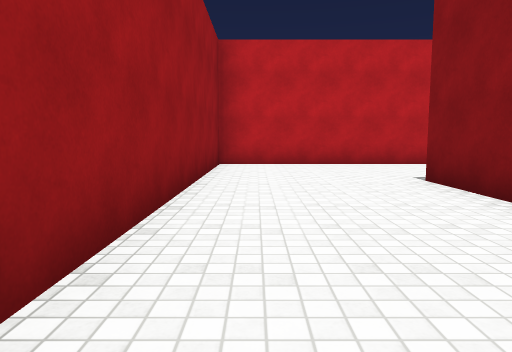
view 1 (above)

24 first-person views from a walk through a Unity game level. The camera is 1.2 m above the floor, tilts 6° down and sees 70° across. The floor is counted in squares, 2 m on a side. Each view is taken from the middle of a square. On the plan, view 1 faces up. The plan holds only what a view shows up to about 10 squares ahead; the rest is blank. The place goes on beyond the plan. The player is left out. Surface patterns are stand-ins for the level's own textures.

view 2
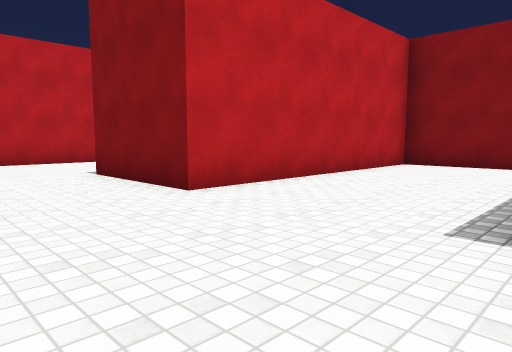

view 3
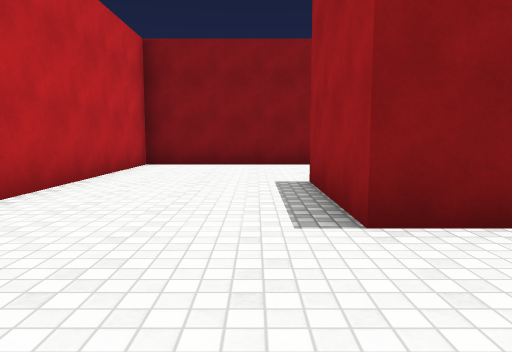

view 4
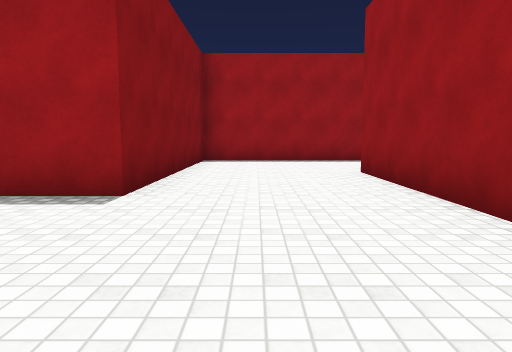

view 5
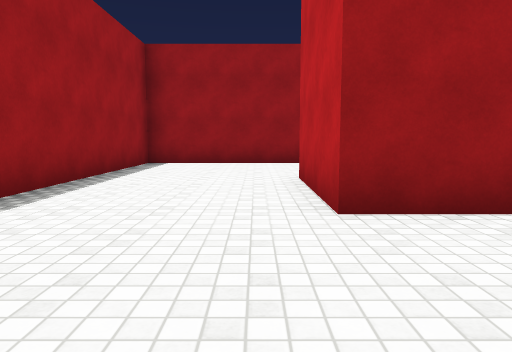

view 6
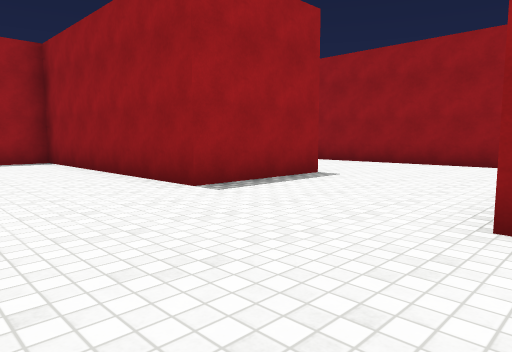

view 7
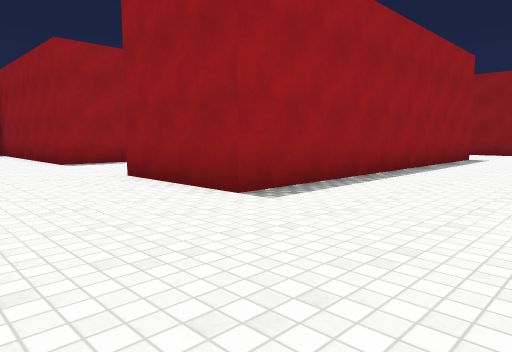

view 8
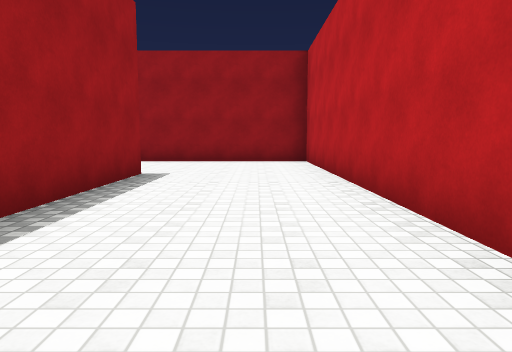

view 9
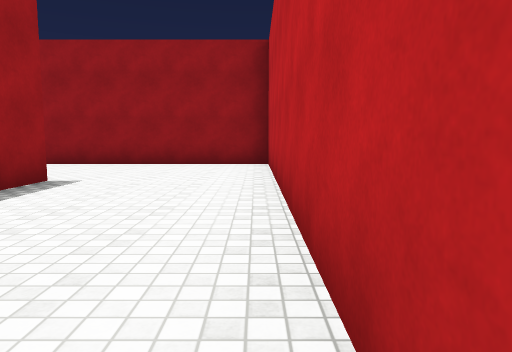

view 10
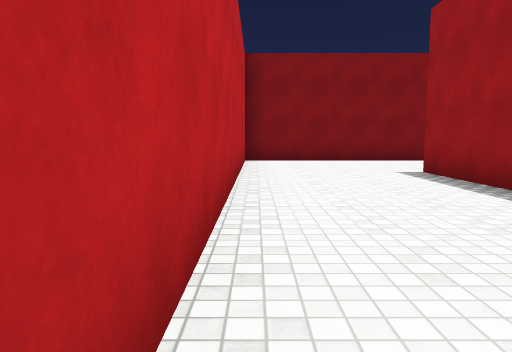

view 11
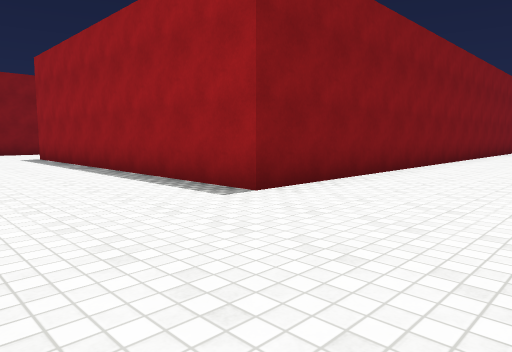

view 12
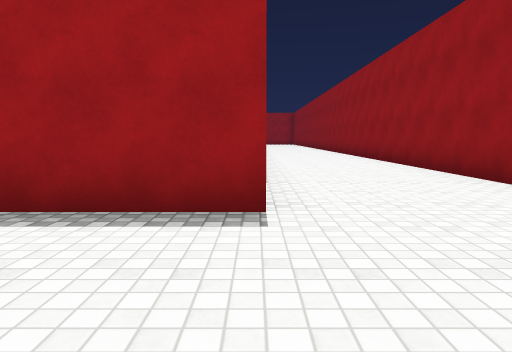

view 13
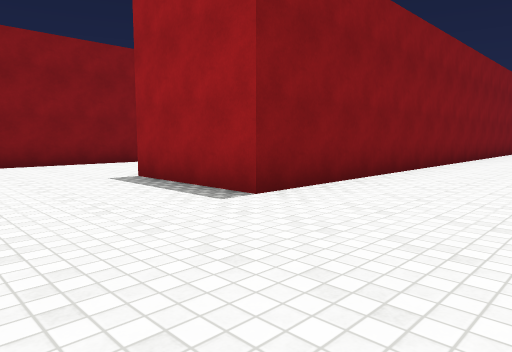

view 14
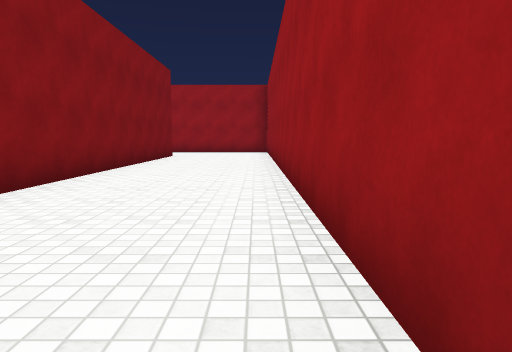

view 15
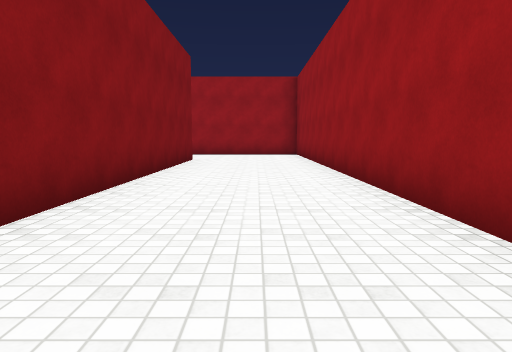

view 16
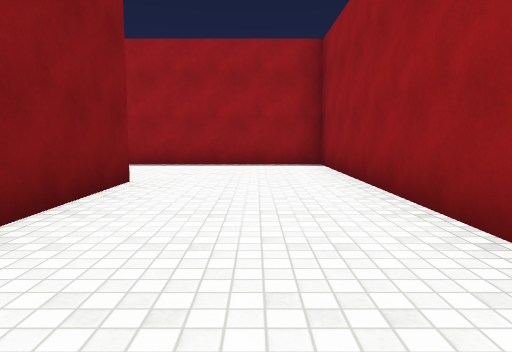

view 17
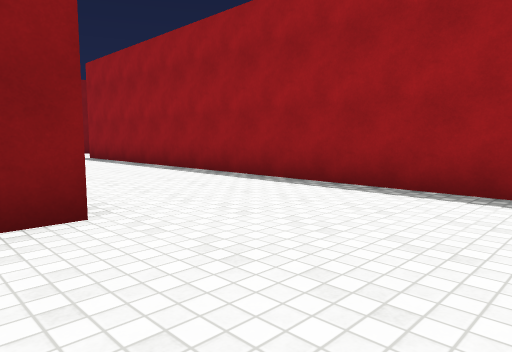

view 18
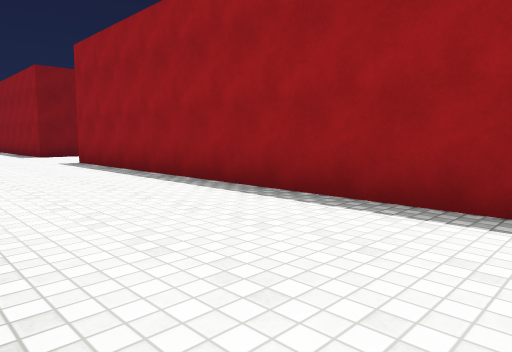

view 19
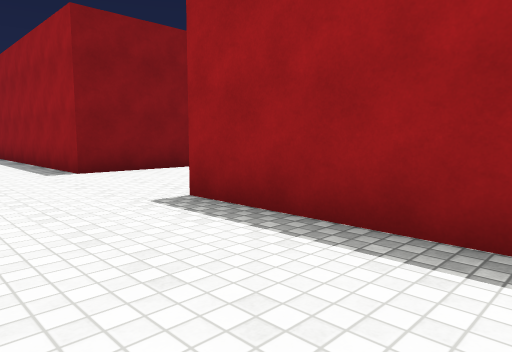

view 20
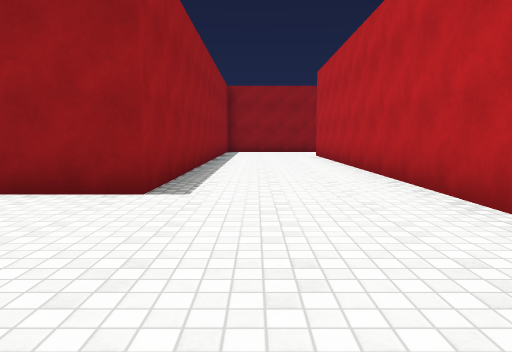

view 21
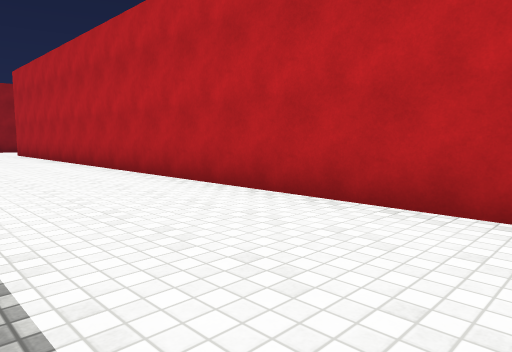

view 22
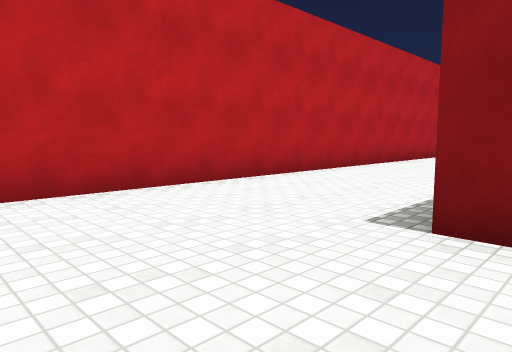

view 23
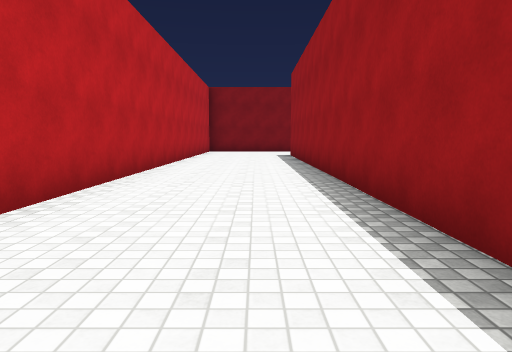

view 24
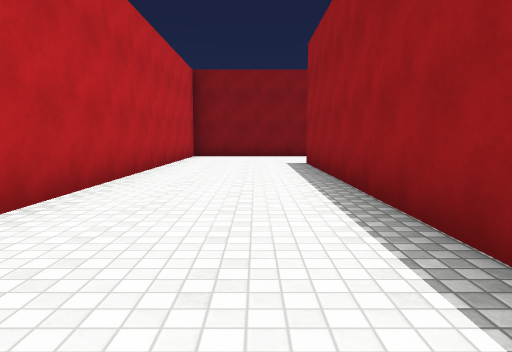

### Floor plan
Points are (right, up) in squares from view 1. A wall is a line through its corners. A room is listed if a view was taken in it or the views show most of it. See-through windows are left out.
Room 1 (views 1, 2, 3, 4, 5, 6, 7, 8, 9, 10, 11, 12, 13, 14, 15, 16, 17, 18, 19, 20, 21, 22, 23, 24)
walls: (-3.4, -2.4) (-3.4, 0.5); (-3.4, 3.5) (-3.4, 8.3) (-18.3, 8.3) (-18.3, -2.1); (8.2, -1.2) (8.2, 2.5) (2.4, 2.5) (2.4, 5.1); (-9.3, -15) (-9.3, -0.7) (-6.6, -0.7) (-6.6, -6.6) (2.4, -6.6) (2.4, -0.7) (5, -0.7); (-12.5, 1.4) (-12.5, -18.2) (-0.8, -18.2) (-0.8, -19.5); (3.9, 8.3) (-0.8, 8.3) (-0.8, -3.4) (-3.5, -3.4); (-15.1, -3.4) (-15.1, 5.1) (-6.6, 5.1) (-6.6, 2.4); (2.4, -19.5) (2.4, -18.2) (16.6, -18.2); (18.1, -15) (-7, -15)

Where each view was taken, in squares from view 1:
view 1: 0 up, 0 right, facing up
view 2: 1 down, 0 right, facing up-right
view 3: 0 up, 0 right, facing right
view 4: 3 up, 1 right, facing down
view 5: 4 down, 2 right, facing left
view 6: 3 up, 4 left, facing down-left
view 7: 8 up, 4 left, facing down-left
view 8: 7 up, 9 left, facing left
view 9: 8 up, 10 left, facing left
view 10: 8 up, 13 left, facing right
view 11: 8 up, 18 left, facing down-right
view 12: 8 up, 15 left, facing down
view 13: 2 up, 12 left, facing down-right
view 14: 3 down, 12 left, facing down
view 15: 5 down, 11 left, facing down
view 16: 10 down, 11 left, facing down
view 17: 14 down, 12 left, facing down-right
view 18: 15 down, 10 left, facing down-right
view 19: 16 down, 4 left, facing down-right
view 20: 17 down, 3 right, facing left
view 21: 18 down, 5 right, facing up-left
view 22: 19 down, 0 right, facing up-right
view 23: 17 down, 4 right, facing right
view 24: 17 down, 8 right, facing right
